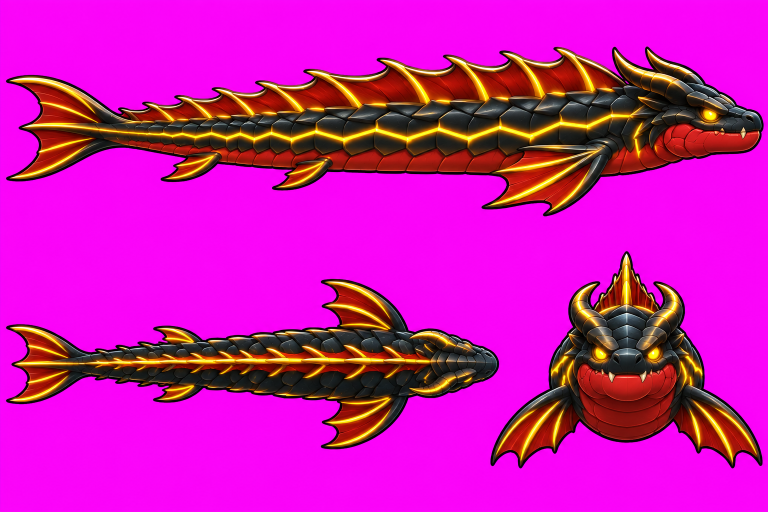
#> input picture MEGA BITE/Art/Leviathan_hse/sheet.png, 1536 x 1024 px, found by its file name (shown at 1/2 size)
$ python decor_scan.py
#> lines starting #> are read from the running program, lines starting #| are printed output that depends on the picture
import numpy as np, json
from PIL import Image
from scipy import ndimage as ndi
SH=np.array(Image.open('sheet.png').convert('RGB')).astype(np.int32); R,G,B=SH[...,0],SH[...,1],SH[...,2]
#> after `R, G, B = (SH[..., 0], SH[..., 1], SH[..., 2])`:
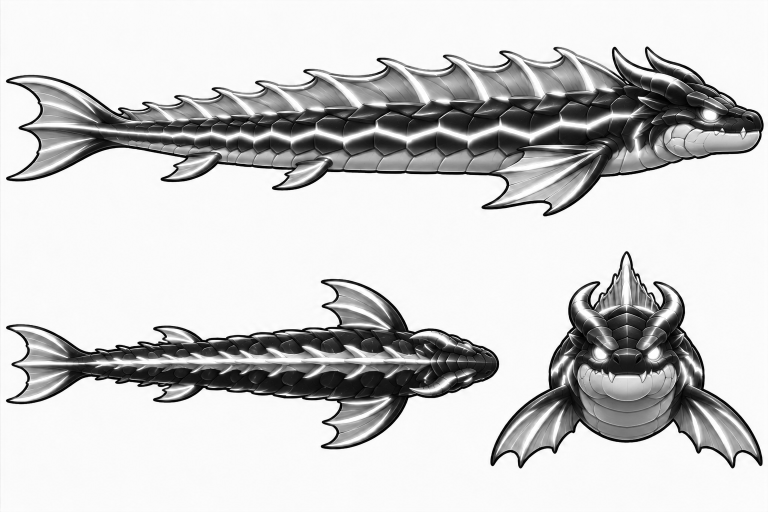
#> R: shape (1024, 1536) int32 (shown at 1/2 size); min 0, max 255, mean 204.5
#> after `R, G, B = (SH[..., 0], SH[..., 1], SH[..., 2])`:
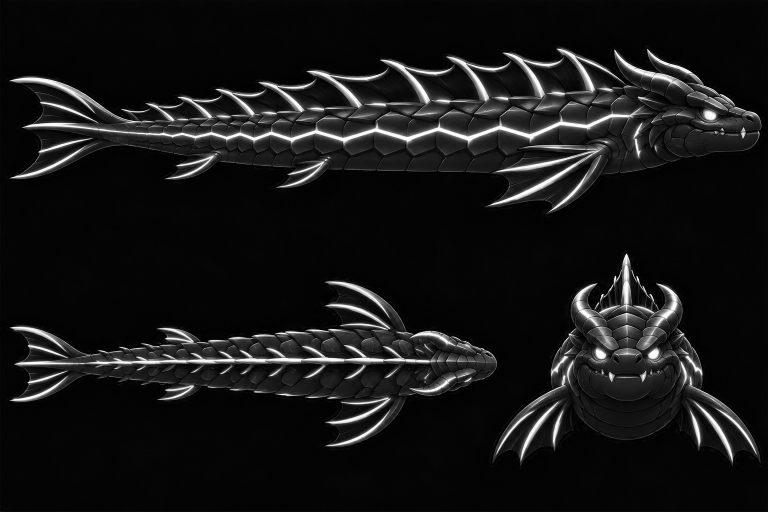
#> G: shape (1024, 1536) int32 (shown at 1/2 size); min 0, max 255, mean 22
#> after `R, G, B = (SH[..., 0], SH[..., 1], SH[..., 2])`:
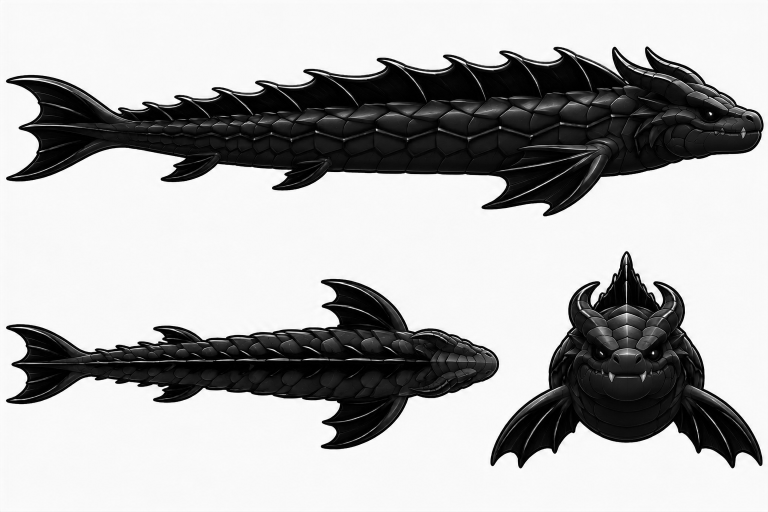
#> B: shape (1024, 1536) int32 (shown at 1/2 size); min 0, max 255, mean 175.2
#> (the run stopped early here; a loop or call above may not have finished)
